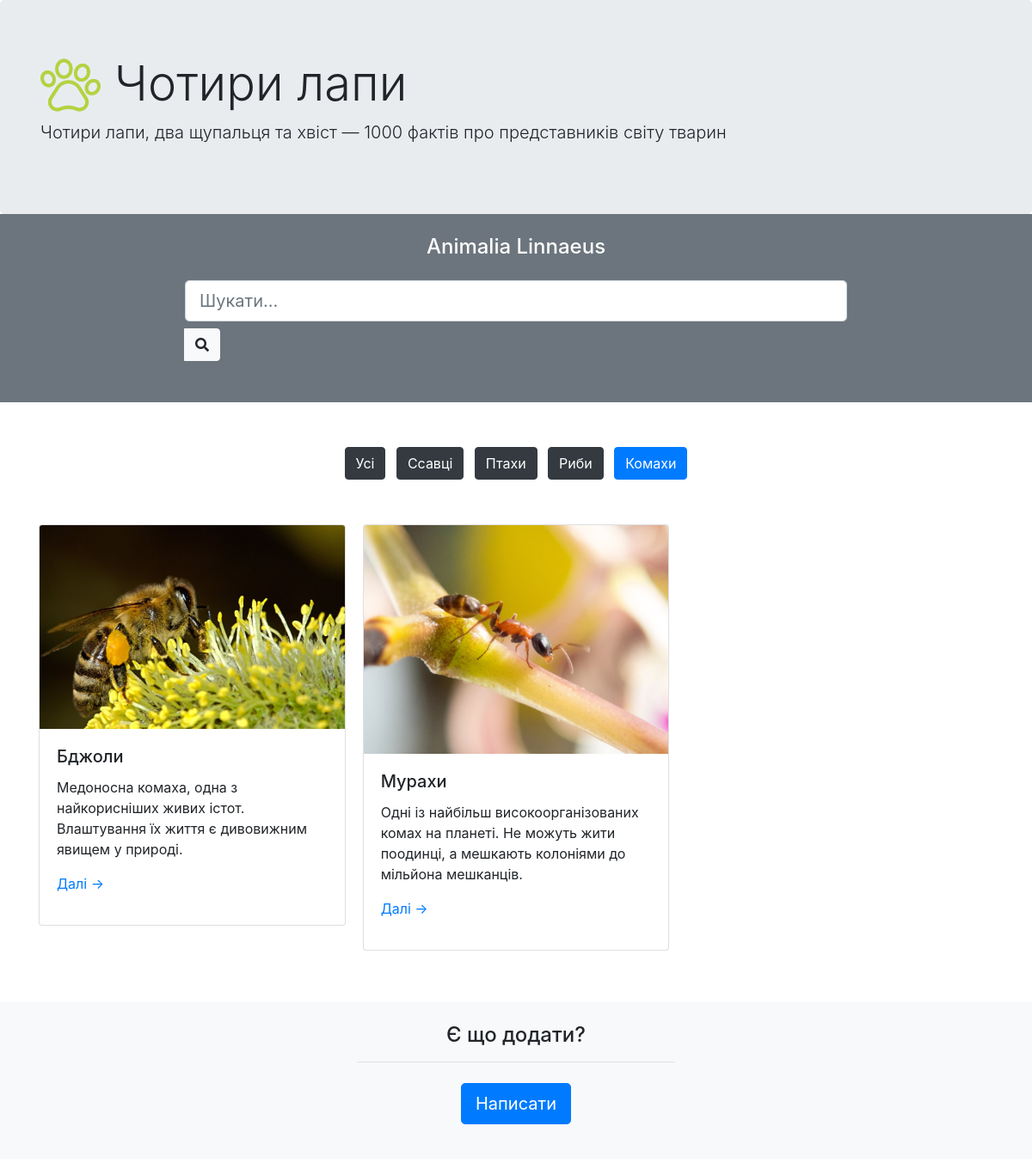
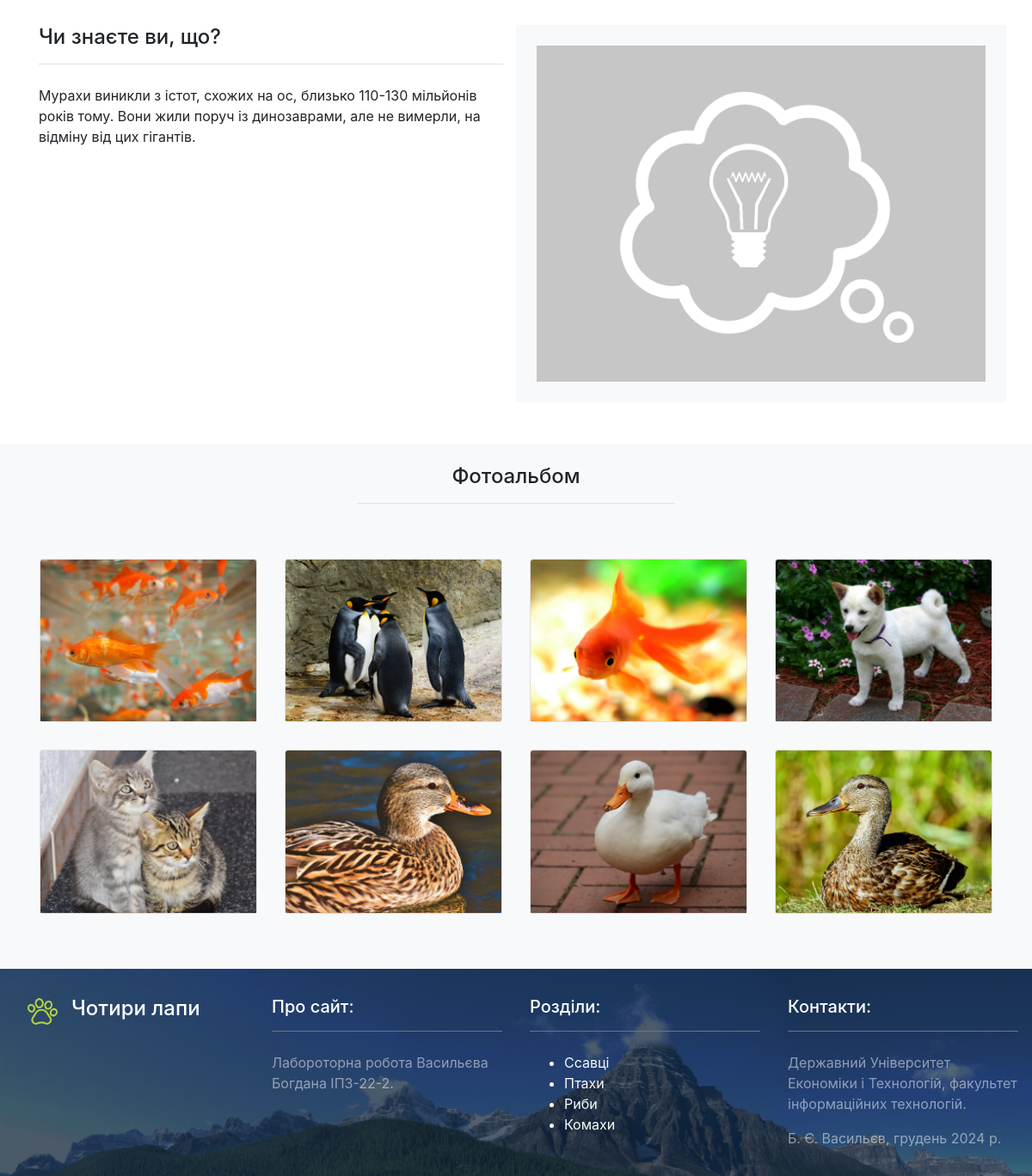
Screenshot of /?cat=3 with the database file from the repository (2 pictures, top to bottom).
### tables this page shows
CREATE TABLE IF NOT EXISTS `categories` (
  `id` bigint(20) NOT NULL AUTO_INCREMENT,
  `name` varchar(200) NOT NULL,
  `description` text,
  `ordered` int(11) DEFAULT NULL,
  PRIMARY KEY (`id`),
  KEY `id` (`id`)
);

CREATE TABLE IF NOT EXISTS `pages` (
  `id` bigint(20) NOT NULL AUTO_INCREMENT,
  `title` text NOT NULL,
  `description` text,
  `content` text NOT NULL,
  `category` bigint(20) NOT NULL,
  `image` varchar(200) DEFAULT NULL,
  PRIMARY KEY (`id`)
);

CREATE TABLE IF NOT EXISTS `interestings` (
  `id` bigint(20) NOT NULL AUTO_INCREMENT,
  `text` text NOT NULL,
  `image` varchar(200) DEFAULT NULL,
  PRIMARY KEY (`id`)
);

CREATE TABLE IF NOT EXISTS `photos` (
  `id` bigint(20) NOT NULL AUTO_INCREMENT,
  `file` varchar(200) NOT NULL,
  `page` bigint(20) NOT NULL,
  PRIMARY KEY (`id`)
);

### homepage.php (the view)
<div class="container-fluid">
    <div class="row justify-content-center bg-secondary">
        <div class="col-md-8 text-white text-center">
            <h4 class="m-4">Animalia Linnaeus</h4>
            <div class="input-group mt-4 mb-5">
                <label class="w-100">
                    <input class="form-control form-control-lg" type="text" placeholder="Шукати...">
                </label>
                <div class="input-group-append">
                    <button class="btn btn-light" type="button" id="button-addon2"><i class="fas fa-search"></i></button>
                </div>
            </div>
        </div>
    </div>
    <div class="row">
        <div class="col text-center pt-5">
            <?php  $class = ($cat_id == 0) ? 'btn-primary' : 'btn-dark'; ?>
            <a class="btn m-1 <?php echo $class; ?>" href="." role="button">Усі</a>
            <?php
                $result = $mysqli->query("SELECT * FROM categories ORDER BY ordered");
                while ( $row = $result->fetch_assoc() ) :
                    $class = ( $cat_id == $row['id'] ) ? 'btn-primary' : 'btn-dark';
            ?>
            <a class="btn m-1 <?php echo $class; ?>" href="?cat=<?php echo $row['id']; ?>" role="button"><?php echo $row['name']; ?></a>
            <?php
                endwhile;
            ?>
        </div>
    </div>
</div>
<div class="container mt-5">
    <div class="card-columns">
        <?php
            $sql = "SELECT * FROM pages";
            if ( $cat_id ) $sql .= " WHERE category=$cat_id";
            $result = $mysqli->query( $sql );
            while ( $row = $result->fetch_assoc() ) :
        ?>
        <div class="card">
            <a href="?page=<?php echo $row['id']; ?>"><img src="images/<?php echo $row['image']; ?>" class="card-img-top" alt=""></a>
            <div class="card-body">
                <h5 class="card-title"><?php echo $row['title']; ?></h5>
                <p class="card-text"><?php echo $row['description']; ?></p>
                <p><a href="?page=<?php echo $row['id']; ?>">Далі &rarr;</a>
            </div>
        </div>
        <?php
            endwhile;
        ?>
    </div>
</div>
<div class="container-fluid mt-5">
    <div class="row justify-content-center bg-light">
        <div class="col-md-4 text-center m-4">
            <h4 class="border-bottom pb-3 mb-4">Є що додати?</h4>
            <p><a href="https://t.me/psvvm" class="btn btn-primary btn-lg">Написати</a></p>
        </div>
    </div>
</div>
<?php
    $result = $mysqli->query( "SELECT * FROM interestings ORDER by rand() LIMIT 1" );
    $row = $result->fetch_assoc();
?>
<div class="container mt-5">
    <div class="row">
        <div class="col-md-6">
            <h4 class="border-bottom pb-3 mb-4">Чи знаєте ви, що?</h4>
            <p><?php echo $row['text']; ?></p>
        </div>
        <div class="col-md-6 bg-light p-4">
            <img src="interface/idea.png" class="img-fluid" alt="">
        </div>
    </div>
</div>
<div class="bg-light">
    <div class="container-fluid mt-5">
        <div class="row justify-content-center bg-light">
            <div class="col-4 text-center m-4">
                <h4 class="border-bottom pb-3 mb-4">Фотоальбом</h4>
            </div>
        </div>
    </div>
    <div class="container pb-5">
        <div class="row">
            <?php
            $result = $mysqli->query( "SELECT * FROM photos ORDER BY rand() LIMIT 8" );
            while ( $row = $result->fetch_assoc() ) :
                ?>
                <div class="col-12 col-sm-6 col-lg-4 col-xl-3 p-3">
                    <div class="card m-0">
                        <img src="images/<?php echo $row['file']; ?>" class="card-img-top" alt="">
                    </div>
                </div>
            <?php
            endwhile;
            ?>
        </div>
    </div>
</div>

### rows the page displays
categories: name "Ссавці"
categories: name "Птахи"
categories: name "Риби"
categories: name "Комахи"
pages: image (picture), title "Бджоли", description "Медоносна комаха, одна з найкорисніших живих істот. Влаштування їх життя є дивовижним явищем у природі."
pages: image (picture), title "Мурахи", description "Одні із найбільш високоорганізованих комах на планеті. Не можуть жити поодинці, а мешкають колоніями до мільйона мешканців."
interestings: text "Мурахи виникли з істот, схожих на ос, близько 110-130 мільйонів років тому. Вони жили поруч із динозаврами, але не вимерли, на відміну від цих гігантів."
photos: file (picture)
photos: file (picture)
photos: file (picture)
photos: file (picture)
photos: file (picture)
photos: file (picture)
photos: file (picture)
photos: file (picture)
